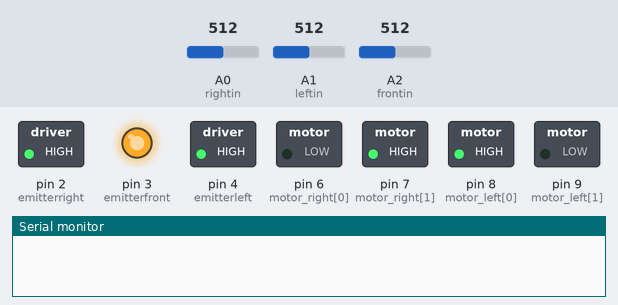
Recording of a sketch running on a simulated Arduino Uno, built with avr-gcc and run on an emulated ATmega328P. Parts: switched loads named in the sketch (green lamp = pin HIGH), output pins drawn as LEDs (lit = HIGH), the last lines printed to the serial monitor. Inputs (shaded band) come from the test bench; at power-on: A0 (rightin) = 512, A1 (leftin) = 512, A2 (frontin) = 512.

Above: at 0.02 s.
At 0.5 s:
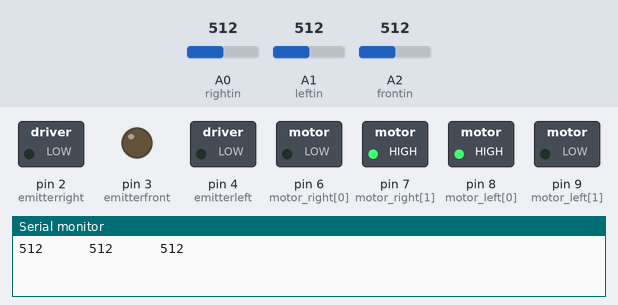
At 2.7 s:
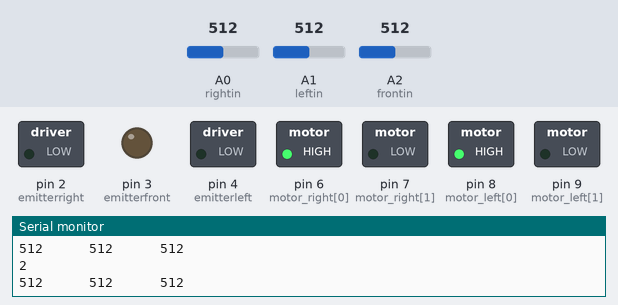
At 4.8 s:
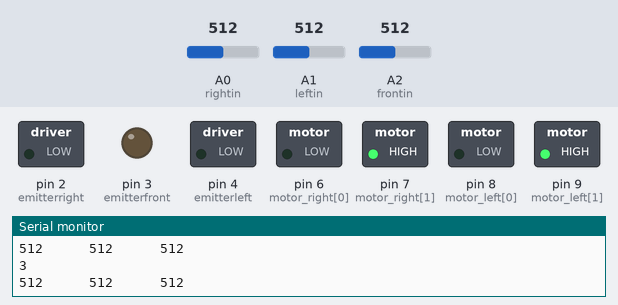
At 6.5 s:
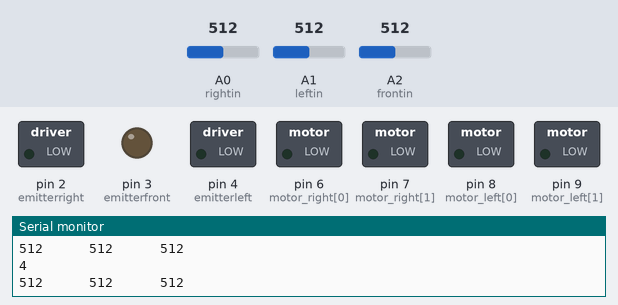
At 9.2 s:
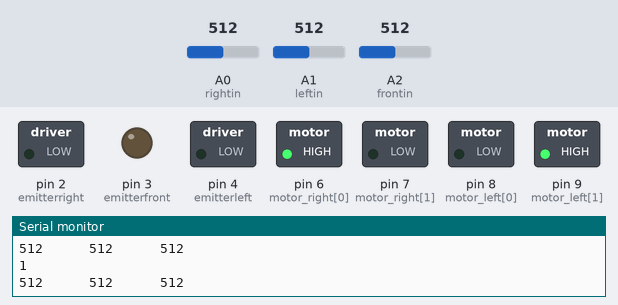
Timing chart, 0 to 9.9 s (numbered marks = the images above):
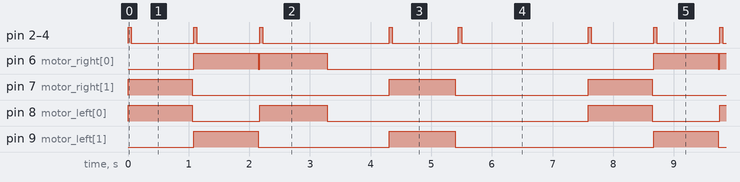

Measured:
- by itself, pin 6 (motor_right[0]): repeats every 7.6 s: LOW 0.03 s, HIGH 1.1 s, LOW 5.4 s, HIGH 1.1 s
- by itself, pin 7 (motor_right[1]): repeats every 7.6 s: LOW 3.2 s, HIGH 1.1 s, LOW 2.2 s, HIGH 1.1 s
- by itself, pin 8 (motor_left[0]): repeats every 7.6 s: LOW 1.1 s, HIGH 1.1 s, LOW 4.3 s, HIGH 1.1 s
- by itself, pin 9 (motor_left[1]): repeats every 7.6 s: LOW 2.2 s, HIGH 1.1 s, LOW 3.3 s, HIGH 1.1 s
- by itself, pin 2 (emitterright), pin 3 (emitterfront), pin 4 (emitterleft): repeats every 7.6 s: HIGH 0.05 s, LOW 1.0 s, HIGH 0.05 s, LOW 2.1 s, HIGH 0.05 s, LOW 1.1 s, HIGH 0.05 s, LOW 2.1 s, HIGH 0.05 s, LOW 1.0 s

The sketch:

basic_run.ino
```cpp
int motor_right[] = {6, 7};
int motor_left[] = {8, 9};
int valueleft,valueright,valuefront;
int emitterleft=4;
int emitterright=2;
int emitterfront=3;
int frontin=A2;
int rightin=A0;
int leftin=A1;


void setup() {
  // put your setup code here, to run once:
Serial.begin(9600);

pinMode(frontin,INPUT);
pinMode(rightin,INPUT);
pinMode(leftin,INPUT);
pinMode(emitterleft,OUTPUT);
pinMode(emitterright,OUTPUT);
pinMode(emitterfront,OUTPUT);

digitalWrite(emitterfront,HIGH);
digitalWrite(emitterright,HIGH);
digitalWrite(emitterleft,HIGH);

 // Setup motors
 int i;
 for(i = 0; i < 2; i++){
 pinMode(motor_left[i], OUTPUT);
 pinMode(motor_right[i], OUTPUT);
 }
}

void loop() {
  // put your main code here, to run repeatedly:
  drive_forward();
  sense();
 delay(1000);
 motor_stop();
 Serial.println("1");

 drive_backward();sense();
delay(1000);
motor_stop();
Serial.println("2");

 turn_right();sense();
 delay(1050);
 motor_stop();
 Serial.println("3");
delay(1000);
 turn_left();sense();
 delay(1030);
 motor_stop();
 Serial.println("4");

 motor_stop();sense();
 delay(1050);
 motor_stop();
 Serial.println("5");
 delay(1000);
}

void motor_stop(){
 digitalWrite(motor_left[0], LOW);
 digitalWrite(motor_left[1], LOW);

 digitalWrite(motor_right[0], LOW);
 digitalWrite(motor_right[1], LOW);
 delay(25);
}

void turn_right(){
 digitalWrite(motor_left[0], HIGH);
 digitalWrite(motor_left[1], LOW);

 digitalWrite(motor_right[0], HIGH);
 digitalWrite(motor_right[1], LOW);
}

void turn_left(){
 digitalWrite(motor_left[0], LOW);
 digitalWrite(motor_left[1], HIGH);

 digitalWrite(motor_right[0], LOW);
 digitalWrite(motor_right[1], HIGH);
}

void drive_backward(){
 digitalWrite(motor_left[0], LOW);
 digitalWrite(motor_left[1], HIGH);

 digitalWrite(motor_right[0], HIGH);
 digitalWrite(motor_right[1], LOW);
}

void drive_forward(){
 digitalWrite(motor_left[0], HIGH);
 digitalWrite(motor_left[1], LOW);

 digitalWrite(motor_right[0], LOW);
 digitalWrite(motor_right[1], HIGH);
}

void sense()
{

digitalWrite(emitterfront,HIGH);
digitalWrite(emitterright,HIGH);
digitalWrite(emitterleft,HIGH);
delay(50);
 valuefront=analogRead(frontin);
valueright=analogRead(rightin);
valueleft=analogRead(leftin);
digitalWrite(emitterfront,LOW);
digitalWrite(emitterright,LOW);
digitalWrite(emitterleft,LOW);
Serial.print(valuefront);
Serial.print("      ");
Serial.print(valueright);
Serial.print("      ");
Serial.println(valueleft);
delay(10);


}
```
